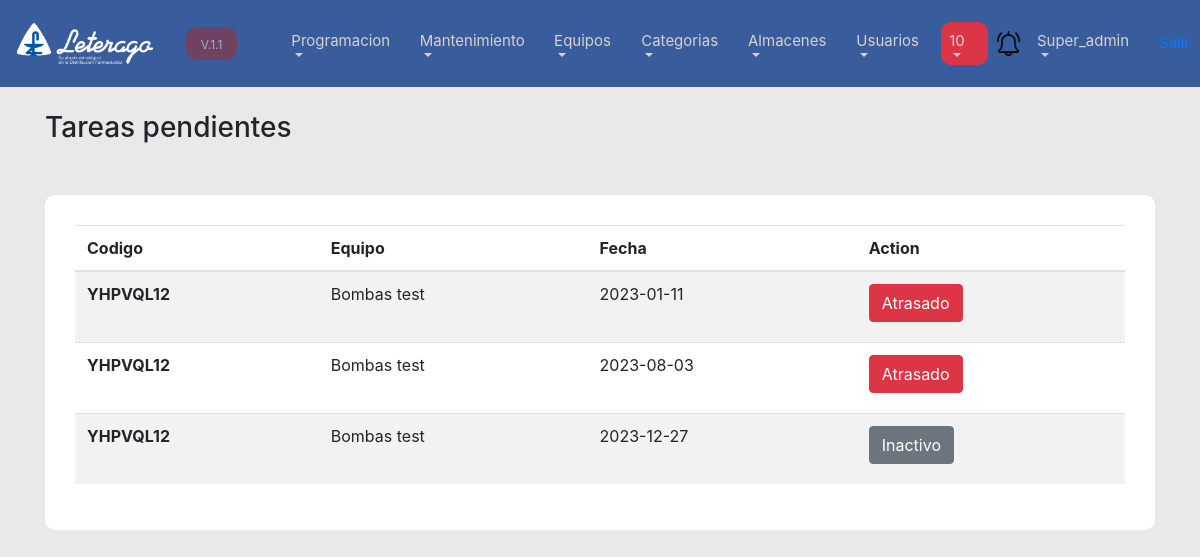
Before: /list_tareas.php (signed in) with the older database file.
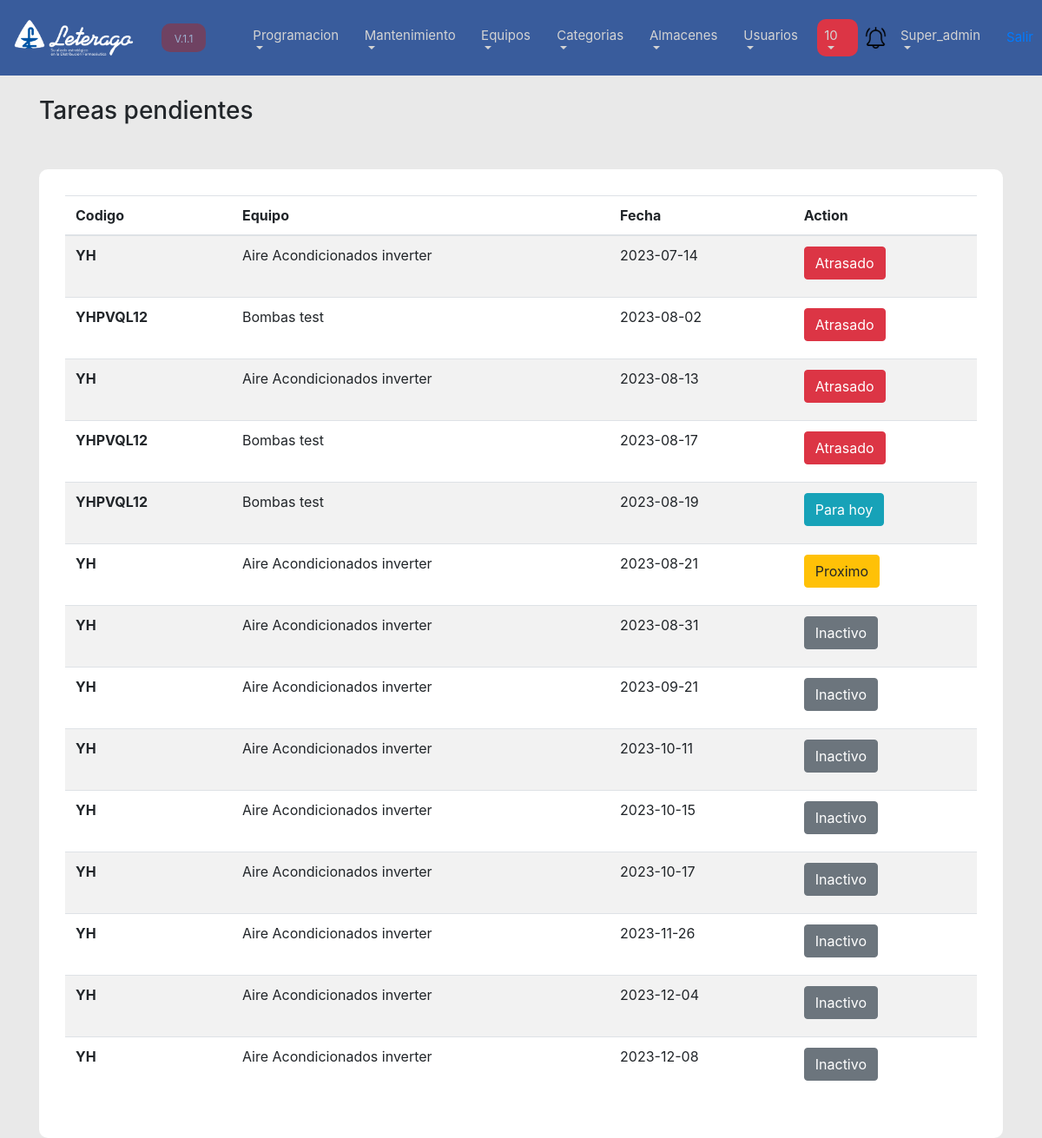
After: the same page with the newer database file.
### tables this page shows
CREATE TABLE `fechas_ejecucion` (
  `id` int(11) NOT NULL,
  `fecha` date NOT NULL,
  `equipo` int(10) NOT NULL,
  `realizado` int(1) DEFAULT 0,
  `create_date` datetime NOT NULL DEFAULT current_timestamp(),
  `create_by` varchar(50) NOT NULL,
  `modify_date` datetime DEFAULT NULL,
  `modify_by` varchar(50) DEFAULT NULL
);

CREATE TABLE `equipos` (
  `id` int(11) NOT NULL,
  `codigo` varchar(50) NOT NULL,
  `description` varchar(100) NOT NULL,
  `orden` int(1) NOT NULL,
  `id_categoria` int(11) NOT NULL,
  `marca` varchar(100) DEFAULT NULL,
  `modelo` varchar(100) DEFAULT NULL,
  `serie` varchar(100) DEFAULT NULL,
  `estado` varchar(100) DEFAULT NULL,
  `frecuencia` int(1) NOT NULL,
  `observaciones` text DEFAULT NULL,
  `id_almacen` int(11) NOT NULL,
  `ubicacion` text NOT NULL,
  `delete_by` varchar(100) DEFAULT NULL,
  `delete_date` datetime DEFAULT NULL,
  `modify_by` varchar(100) DEFAULT NULL,
  `modify_date` datetime DEFAULT NULL,
  `create_date` timestamp NOT NULL DEFAULT current_timestamp(),
  `create_by` varchar(100) NOT NULL
);

### model/users.php (called while the page is built, shortened)
<?php
    class Users{
        public function permisos(){
            $conexion = new Kon();
            $con = $conexion->conn();
            $rol = $_SESSION["usuario_Log_Rol"];
            $query = "SELECT * FROM rolpermisos where id_Rol = $rol";
            $exc_query = mysqli_query($con, $query);
            $Permisos = mysqli_fetch_assoc($exc_query);
            return $Permisos;
        }
    }
?>

### model/calendario.php (called while the page is built, shortened)
<?php
    class Calendario{
        public function list_ejecuciones($programas){
            $conexion = new Kon();
            $con = $conexion->conn();
            $query = "SELECT fechas_ejecucion.id as id, equipos.id as equipo, equipos.codigo as codigo, equipos.description as descripcion,
                      fechas_ejecucion.fecha as fecha
                      FROM fechas_ejecucion
                      inner join equipos on equipos.id = fechas_ejecucion.equipo
                      where realizado = 0
                      order by fechas_ejecucion.fecha asc
                      ";
                try {
                    $exc = $con->query($query);
                } catch (\Throwable $th) {
                    echo $th;
                }
            return $exc;
        }
    }
?>

### list_tareas.php (the view)
<?php
include("plantilla/menu_top.php");
include("model/calendario.php");
$calendario_instance = new Calendario();
$programa = $_GET["programa"];
$calendarios = $calendario_instance->list_ejecuciones($programa);
?>
<link rel="stylesheet" href="css/form.css">
<div class="Container">
    <br>
    <h3>Tareas pendientes</h3>
    <div class="formularios">
    <table class="table table-striped">
  <thead>
    <tr>
      <th scope="col">Codigo</th>
      <th scope="col">Equipo</th>
      <th scope="col">Fecha</th>
      <th scope="col">Action</th>
    </tr>
  </thead>
  <tbody>
  <?php
    while($row= mysqli_fetch_assoc($calendarios) ){
  ?>
  <tr>
      <th scope="row"><?php echo $row["codigo"] ?></th>
      <td><?php echo $row["descripcion"] ?></td>
      <td><?php echo $row["fecha"] ?></td>
      <td>
        <?php
          $hoy = date("Y-m-d");
          $fecha_asignada_equipo = $row["fecha"];
          $id_equipo = $row["equipo"];
          $id = $row["id"];
          $manana = date("Y-m-d", strtotime($hoy . "+1 day"));
          $despues_tres_dias = date("Y-m-d", strtotime($hoy . "+3 day"));
          if($fecha_asignada_equipo < $hoy){
        ?>
          <a href="crear_mantenimiento.php?id=<?php echo $id_equipo ?>&&ejecucion=<?php echo $id?>&&type=1">
              <button class="btn btn-danger mb-2">
                  Atrasado
              </button>
          </a>
        <?php
          }
          elseif($fecha_asignada_equipo == $hoy){
        ?>
        <a href="crear_mantenimiento.php?id=<?php echo $id_equipo ?>&&ejecucion=<?php echo $id?>&&type=2">
          <button class="btn btn-info mb-2">
            Para hoy
          </button>
        </a>
        <?php
          }
          elseif($fecha_asignada_equipo == $manana || $fecha_asignada_equipo <= $despues_tres_dias && $fecha_asignada_equipo > $hoy){
        ?>
        <a href=""><button class="btn btn-warning mb-2">Proximo</button></a>
        <?php
          }else{
            ?>
              <button class="btn btn-secondary mb-2">Inactivo</button>
            <?php
          }
        ?>
      </td>
  </tr>
  <?php
    }
  ?>
  </tbody>
</table>
    </div>
</div>

### plantilla/menu_top.php (shortened to what this page needs)
<link rel="stylesheet" href="css/bootstrap.min.css">
<link rel="stylesheet" href="css/Top.css">
<?php
if(isset($_SESSION["usuario_Log_Username"])){
  include("model/users.php");
  $Users_instance = new Users();
  $permisos = $Users_instance->permisos();
?>
<nav class="navbar navbar-expand-lg navbar-light bg-light">
  <a class="navbar-brand" href="home.php"><img id="logo" src="imagen/logo.png" alt=""> <small class='small_relleno'>V.1.1</small></a>
  <div class="collapse navbar-collapse" id="navbarSupportedContent">
    <ul class="navbar-nav mr-auto">
    <li class="nav-item dropdown">
        <a class="nav-link dropdown-toggle" href="#" id="navbarDropdown" role="button" data-toggle="dropdown" aria-haspopup="true" aria-expanded="false">
          Programacion
        </a>
      </li>
      <li class="nav-item dropdown">
        <a class="nav-link dropdown-toggle" href="#" id="navbarDropdown" role="button" data-toggle="dropdown" aria-haspopup="true" aria-expanded="false">
          Mantenimiento
        </a>
      </li>
      <li class="nav-item dropdown">
        <a class="nav-link dropdown-toggle" href="#" id="navbarDropdown" role="button" data-toggle="dropdown" aria-haspopup="true" aria-expanded="false">
          Equipos
        </a>
      </li>
      <li class="nav-item dropdown">
        <a class="nav-link dropdown-toggle" href="#" id="navbarDropdown" role="button" data-toggle="dropdown" aria-haspopup="true" aria-expanded="false">
          Categorias
        </a>
      </li>
      <li class="nav-item dropdown">
        <a class="nav-link dropdown-toggle" href="#" id="navbarDropdown" role="button" data-toggle="dropdown" aria-haspopup="true" aria-expanded="false">
          Almacenes
        </a>
      </li>
      <?php
           if($permisos["Modulo_Usuarios"] == 1 || $permisos["Modulo_Roles"]== 1){
            ?>
      <li class="nav-item dropdown">
        <a class="nav-link dropdown-toggle" href="#" id="navbarDropdown" role="button" data-toggle="dropdown" aria-haspopup="true" aria-expanded="false">
          Usuarios
        </a>
      </li>
      <?php }?>
    </ul>
    <ul class="navbar-nav mr-2 float-right">
    <li class="nav-item dropdown">
    <a class="nav-link dropdown-toggle bg-danger notificaciones" href="#" id="navbarDropdown" role="button" data-toggle="dropdown" aria-haspopup="true" aria-expanded="false">
          10
        </a>
      </li>
      </ul>
       <img src="imagen/bell.png" width="25" srcset="">
       <a class="nav-link dropdown-toggle" href="#" id="navbarDropdown" role="button" data-toggle="dropdown" aria-haspopup="true" aria-expanded="false">
         <?php
         echo $_SESSION["usuario_Log_Username"];
         ?> <a href="controllers/logout.php">Salir</a>
        </a>
  </div>
</nav>
<?php
}else{
  header("location:index.php");
}
?>

### css/Top.css (style rules this page uses)
.Navbar { padding: 10px !important; font-size: 15px !important; background-color: #395c9c !important; }
.nav-link { color: lightgray !important; }
.navbar-collapse { margin-left: 30px; }
.small_relleno { background-color: brown; opacity: 0.5; color:white; padding-top: 10px; padding-bottom: 8px; padding-left: 15px; padding-right: 15px; border-radius: 10px; margin-left: 20px; font-size: 12px !important; }
#logo { width: 150px; }
.notificaciones { border-radius: 10px; }

### css/form.css (style rules this page uses)
.formularios { background-color: white; padding: 30px; margin-top: 50px; border-radius: 10px; }

Changed rows visible on the page:
added fechas_ejecucion: equipos.codigo "YH", equipos.description "Aire Acondicionados inverter", fecha "2023-07-14"
changed fechas_ejecucion (number 2 of 14 on the later page): fecha "2023-12-27" → "2023-08-02"; fecha "Inactivo" → "Atrasado"; moves up the list
added fechas_ejecucion: equipos.codigo "YH", equipos.description "Aire Acondicionados inverter", fecha "2023-08-13"
changed fechas_ejecucion (number 4 of 14 on the later page): fecha "2023-01-11" → "2023-08-17"
changed fechas_ejecucion (number 5 of 14 on the later page): fecha "2023-08-03" → "2023-08-19"; fecha "Atrasado" → "Para hoy"
added fechas_ejecucion: equipos.codigo "YH", equipos.description "Aire Acondicionados inverter", fecha "2023-08-21", shows "Proximo"
added fechas_ejecucion: equipos.codigo "YH", equipos.description "Aire Acondicionados inverter", fecha "2023-08-31", shows "Inactivo"
added fechas_ejecucion: equipos.codigo "YH", equipos.description "Aire Acondicionados inverter", fecha "2023-09-21", shows "Inactivo"
added fechas_ejecucion: equipos.codigo "YH", equipos.description "Aire Acondicionados inverter", fecha "2023-10-11", shows "Inactivo"
added fechas_ejecucion: equipos.codigo "YH", equipos.description "Aire Acondicionados inverter", fecha "2023-10-15", shows "Inactivo"
added fechas_ejecucion: equipos.codigo "YH", equipos.description "Aire Acondicionados inverter", fecha "2023-10-17", shows "Inactivo"
added fechas_ejecucion: equipos.codigo "YH", equipos.description "Aire Acondicionados inverter", fecha "2023-11-26", shows "Inactivo"
added fechas_ejecucion: equipos.codigo "YH", equipos.description "Aire Acondicionados inverter", fecha "2023-12-04", shows "Inactivo"
added fechas_ejecucion: equipos.codigo "YH", equipos.description "Aire Acondicionados inverter", fecha "2023-12-08", shows "Inactivo"
